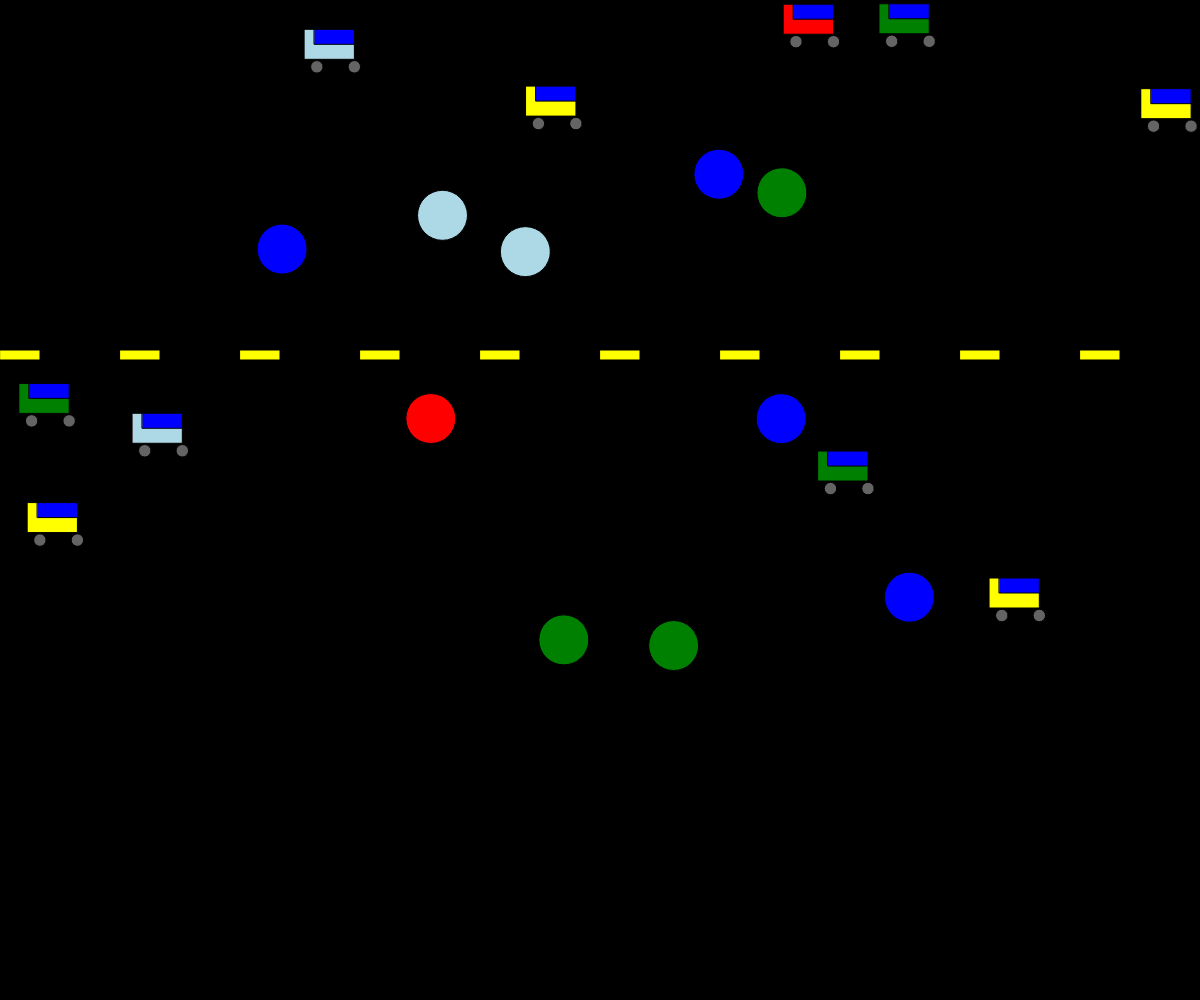
Frame 1 (no input)
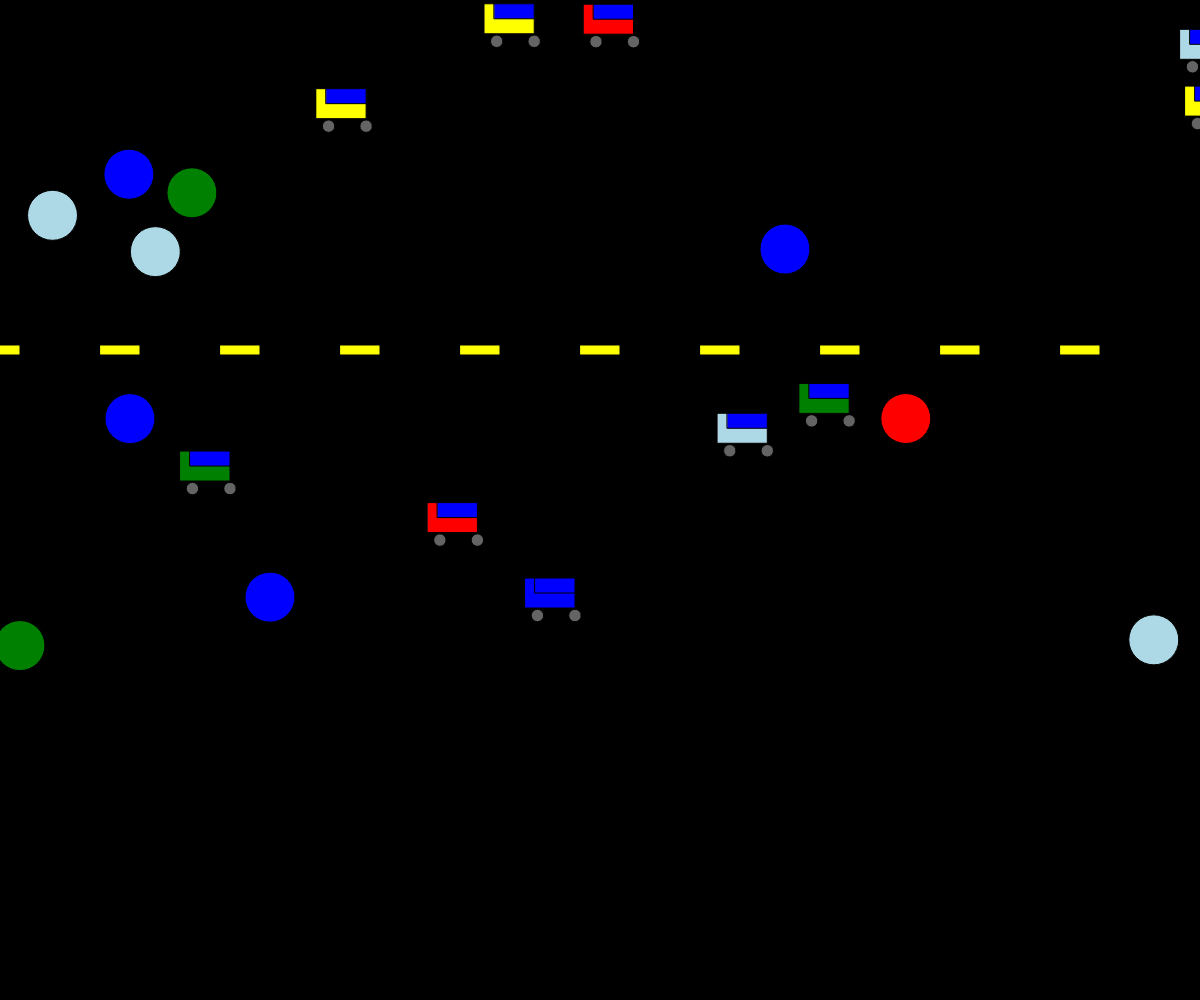
Frame 60 (no input)
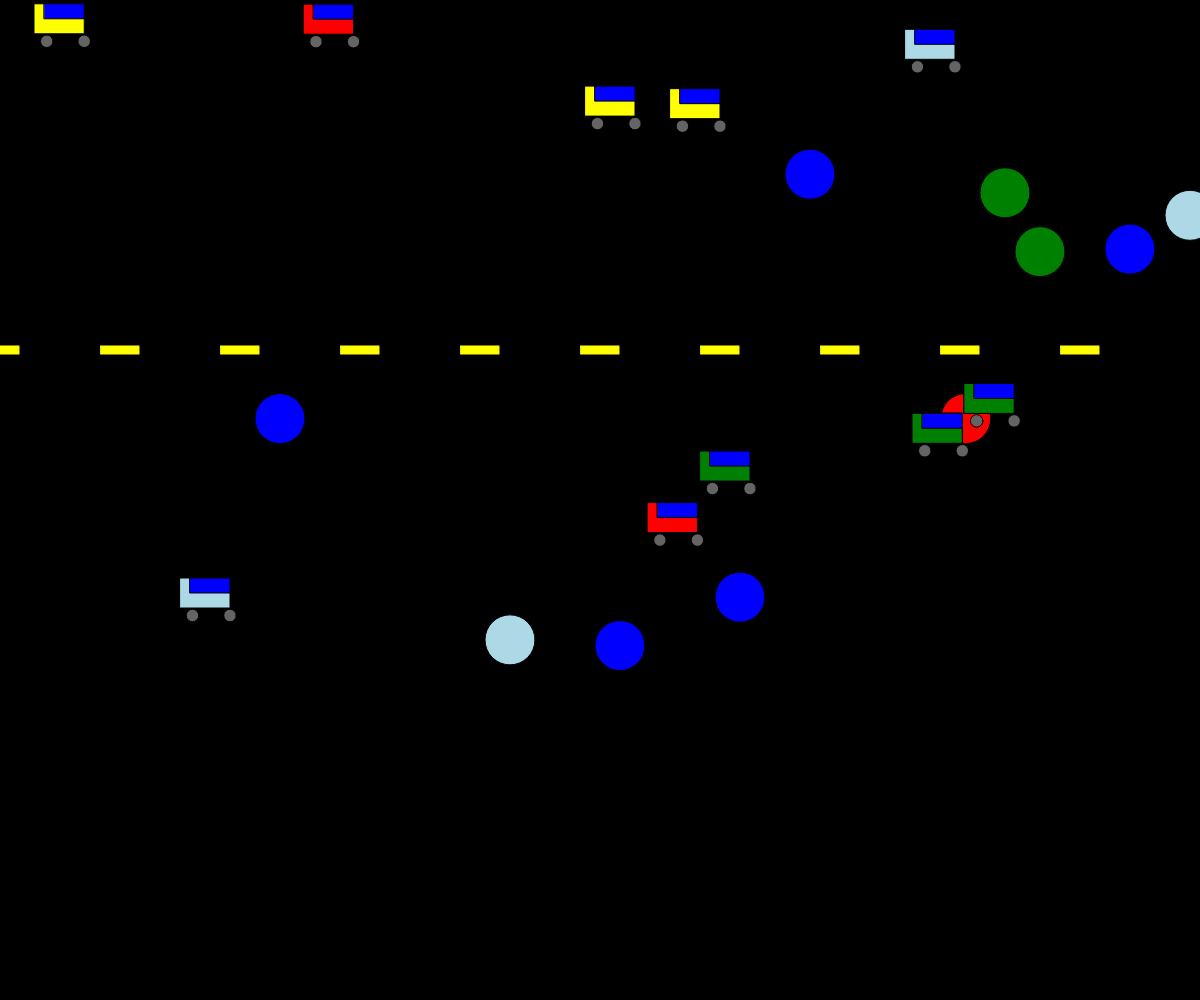
Frame 120 (the mouse pressed at the canvas centre since frame 60)

The p5.js sketch that drew these frames (run headless with seeded random() and noise() and a simulated clock; from frame 60 on, the mouse is pressed at the canvas centre):

// p5.js sketch
// ── sketch.js
// Cars Cars Cars
// Rurik 
// Date
//
// Extra for Experts:
// - describe what you did to take this project "above and beyond"
let carseast = [];
let carswest = [];
let roadwide
let colorwheel=["yellow","blue","green","red","lightblue"]
function setup() {
  createCanvas(windowWidth, windowHeight);
 roadwide = height-300
  
  for(let i=0;i<10;i++){ 
    carswest.push(new Car(random(roadwide/2+40,roadwide-20),10,random(colorwheel)));
    carseast.push(new Car(random(roadwide/2-40),10,random(colorwheel)));
  }
}

function mouseClicked(){
  //trigger on a full press/release mouse interaction
  if (keyIsPressed && key === 'Shift') {
    carseast.push(new Car(random(roadwide/2-40),10,random(colorwheel)));
    console.log("left")
  }
  else{
    carswest.push(new Car(random(roadwide/2+40,roadwide-20),10,random(colorwheel)));
  }
 
}

function draw() {
  background("Black");
  
  devider()
  for(let p of carswest){ 
    
    p.move();
    p.display(50,30);
    p.speedDown()
    p.speedUp()
    p.changecolor()
  }
  for(let p of carseast){ 
    
    p.move();
    p.display(50,30);
    p.speedDown()
    p.speedUp()
    p.changecolor()
  }
}

function devider(){
  for(let x=0; x<width;x+=80){
    fill("yellow");
    rect(x,(roadwide)/2,40,10);
    
    x+=40
  }
}
class Car{
  constructor(y,speed,color){
    this.x=(random(width));
    this.y=y;
    this.speed=speed;
    this.cartype=round(random(1),0)
    this.color=color;
  }
  move(){
    if(this.x<0-20){
      this.x=width+20
    }
    if(this.x>width+20){
      this.x=0-20
    }
    if(this.y>roadwide/2){
      this.x+=this.speed
    }
    else{
      this.x+=this.speed*-1
    }

  }
  display(w,h){
    
    rectMode(CENTER)
    if(this.cartype===1){
      
      rect(this.x, this.y, w, h);
      fill(this.color);
      rect(this.x, this.y, w, h);
    
      // Car roof
      fill("blue");
      rect(this.x + w * 0.1, this.y - h * 0.25, w * 0.8, h * 0.5);
    
      // Wheels
      fill(100);
      ellipse(this.x - w * 0.25, this.y + h * 0.75, w * 0.25, w * 0.25);
      ellipse(this.x + w * 0.50, this.y + h * 0.75, w * 0.25, w * 0.25);
    }
    else{
      fill(this.color)
      circle(this.x,this.y,50)

    }
  }
  speedUp(){
    let chance =round(random(100))
    if (chance===1){
      if (this.speed<15){
        this.speed+=5
      }
    }
  }
  speedDown(){
    let chance =round(random(100))
    if (chance===1){
      if (this.speed>0){
        this.speed-=5
      }
    }
  }
  changecolor(){
    if(round(random(100),0)===1){
    this.color=random(colorwheel)
    }
  }
}
class Trafficlight{
  constructor(){
    this.speed
    

  } 
  redlight(list1,list2){
    let savedspeed = this.speed
    this.speed = 0
    fo




  }
  display(){
    fill("grey")
    rect(length/2,height,100,200)
  }
}
